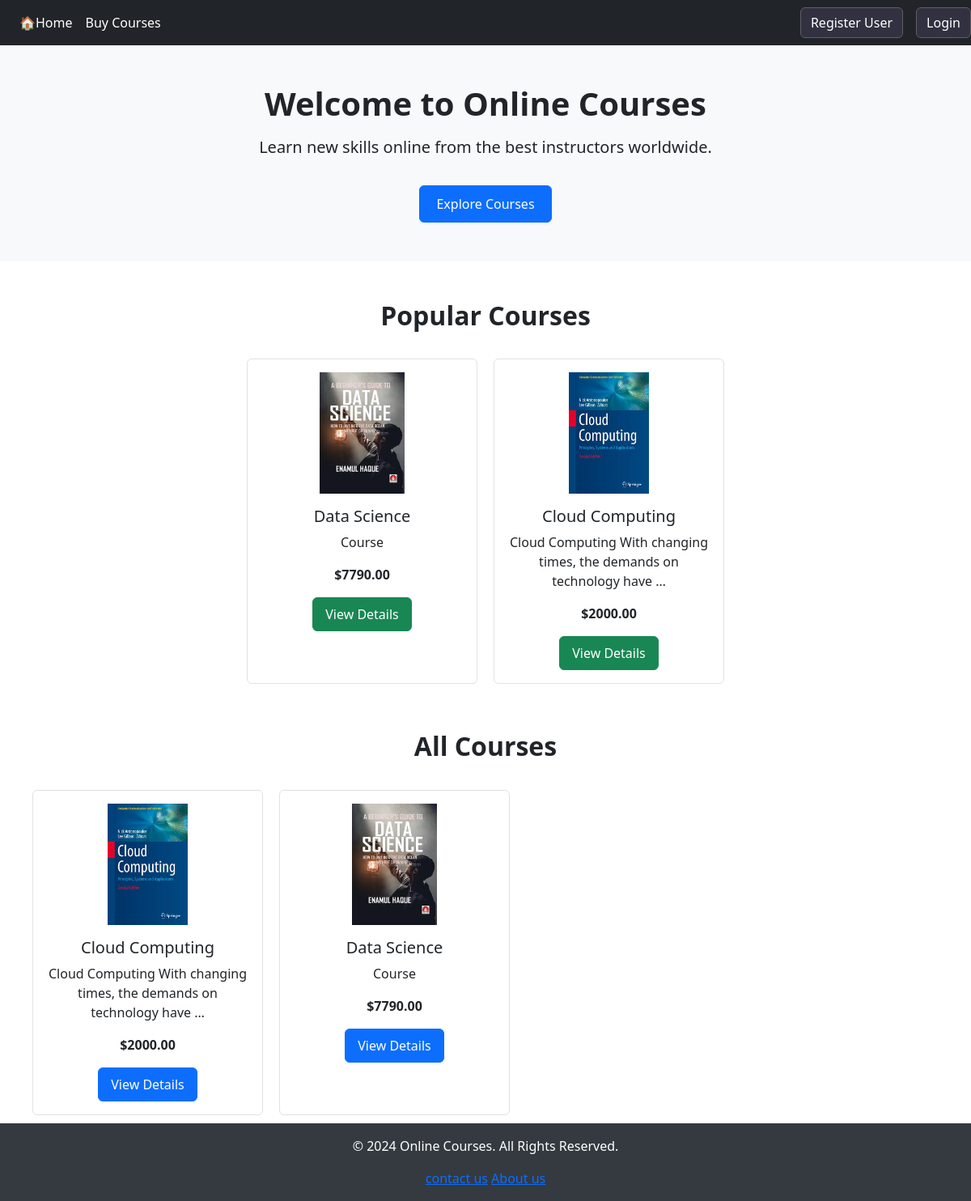
Page /home on the earlier database version.
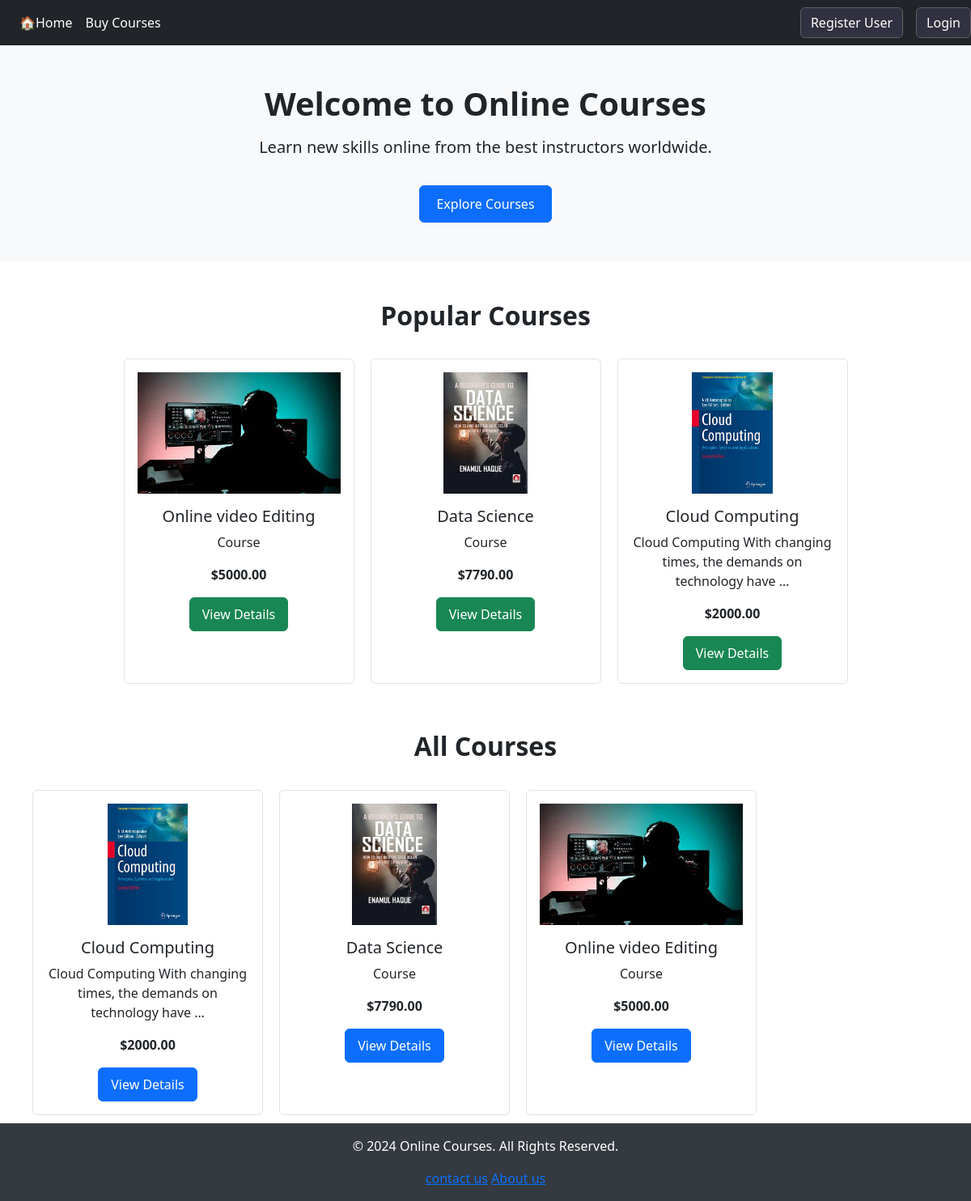
Same page on the later database version.
### products/models.py (models this page shows, shortened)
class Course(models.Model):
    name = models.CharField(max_length=100)
    description = models.TextField(default="Course")
    price = models.DecimalField(max_digits=10, decimal_places=2, null=True, blank=True)
    video = models.FileField(upload_to='lectures/videos/', null=True, blank=True)
    ebook = models.FileField(upload_to='lectures/notes/')
    image = models.ImageField(upload_to='lectures/images/', null=True, blank=True)
    created_at = models.DateTimeField(default=now)  # New field to track creation time

### EduHelp/views.py (the view)
# urls.py: path('home', views.home, name='home'),
def home(request):
    popular_courses = Course.objects.order_by('-created_at')[:3]  # Latest 3 courses
    all_courses = Course.objects.all()  # All courses
    return render(request, 'home.html', {
        'popular_courses': popular_courses,
        'all_courses': all_courses,
    })

### templates/home.html
{% extends 'base.html' %}
{% block content %}
<div class="container-fluid text-center p-5 bg-light">
    <h1 style="font-size: 2.5rem; font-weight: bold;">Welcome to Online Courses</h1>
    <p style="font-size: 1.25rem; margin-top: 15px;">Learn new skills online from the best instructors worldwide.</p>
    <a href="{% url 'course' %}" class="btn btn-primary mt-3" style="padding: 10px 20px; font-size: 1rem;">Explore Courses</a>
</div>
<div class="container mt-5">
    <h2 class="text-center mb-4" style="font-size: 2rem; font-weight: bold;">Popular Courses</h2>
    <div class="row justify-content-center">
        {% for course in popular_courses %}
        <div class="col-md-3 text-center p-3 border rounded" style="margin: 10px;">
            <img src="{{ course.image.url }}" class="img-fluid mb-3" alt="{{ course.name }}" style="height: 150px;">
            <h5>{{ course.name }}</h5>
            <p>{{ course.description|truncatewords:10 }}</p>
            <p style="font-weight: bold;">${{ course.price }}</p>
            <a href="{% url 'course_detail' course.id %}" class="btn btn-success" style="padding: 8px 15px;">View Details</a>
        </div>
        {% empty %}
        <p class="text-center">No courses available.</p>
        {% endfor %}
    </div>
</div>
<div class="container mt-5">
    <h2 class="text-center mb-4" style="font-size: 2rem; font-weight: bold;">All Courses</h2>
    <div class="row">
        {% for course in all_courses %}
        <div class="col-md-3 text-center p-3 border rounded" style="margin: 10px;">
            <img src="{{ course.image.url }}" class="img-fluid mb-3" alt="{{ course.name }}" style="height: 150px;">
            <h5>{{ course.name }}</h5>
            <p>{{ course.description|truncatewords:10 }}</p>
            <p style="font-weight: bold;">${{ course.price }}</p>
            <a href="{% url 'course_detail' course.id %}" class="btn btn-primary" style="padding: 8px 15px;">View Details</a>
        </div>
        {% empty %}
        <p class="text-center">No courses available.</p>
        {% endfor %}
    </div>
</div>
{% endblock %}

Differences in the rows shown:
added Course: image (picture), name "Online video Editing", description "Course", price "5000.00"
